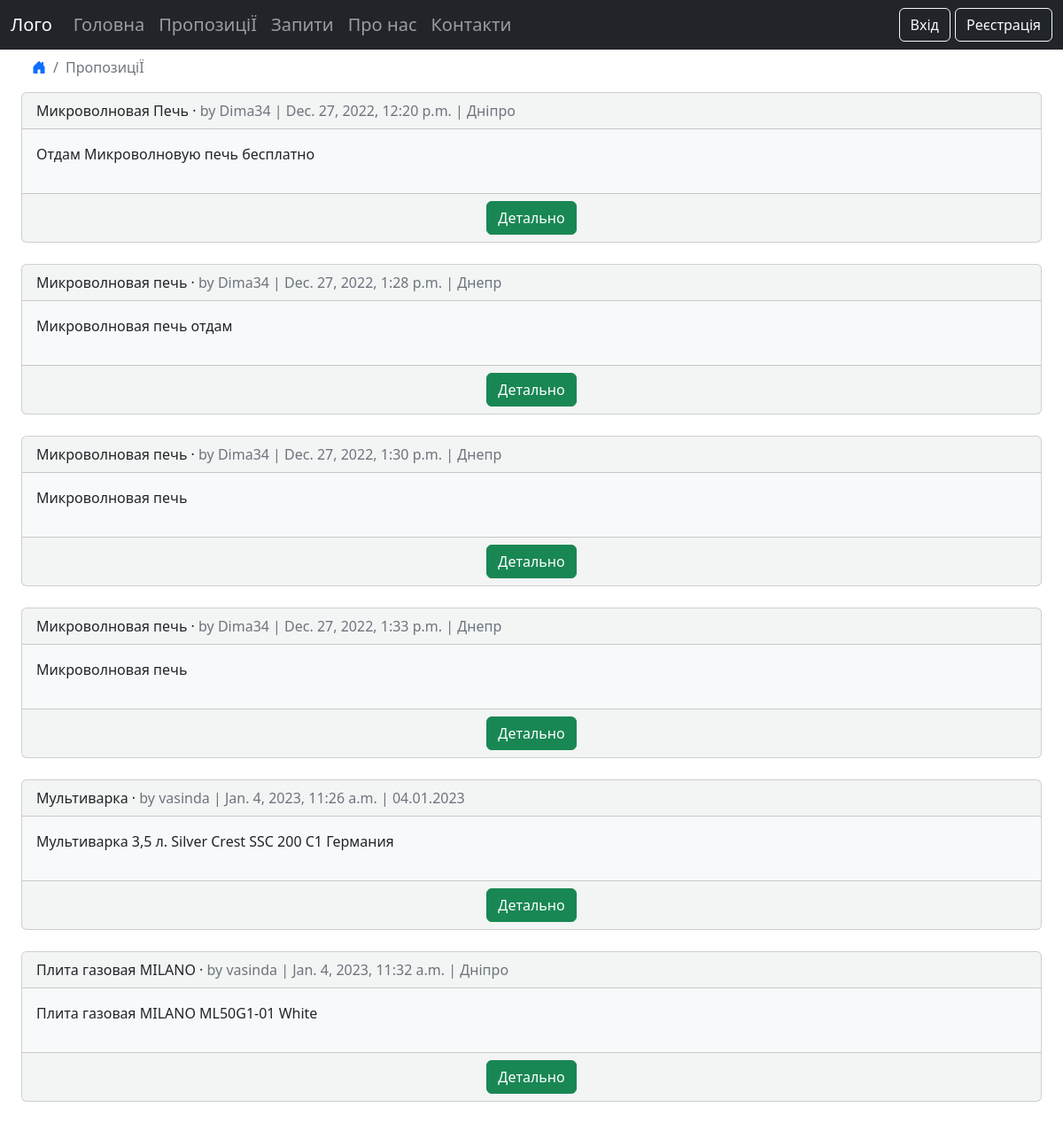
Page /offers/ on the earlier database version.
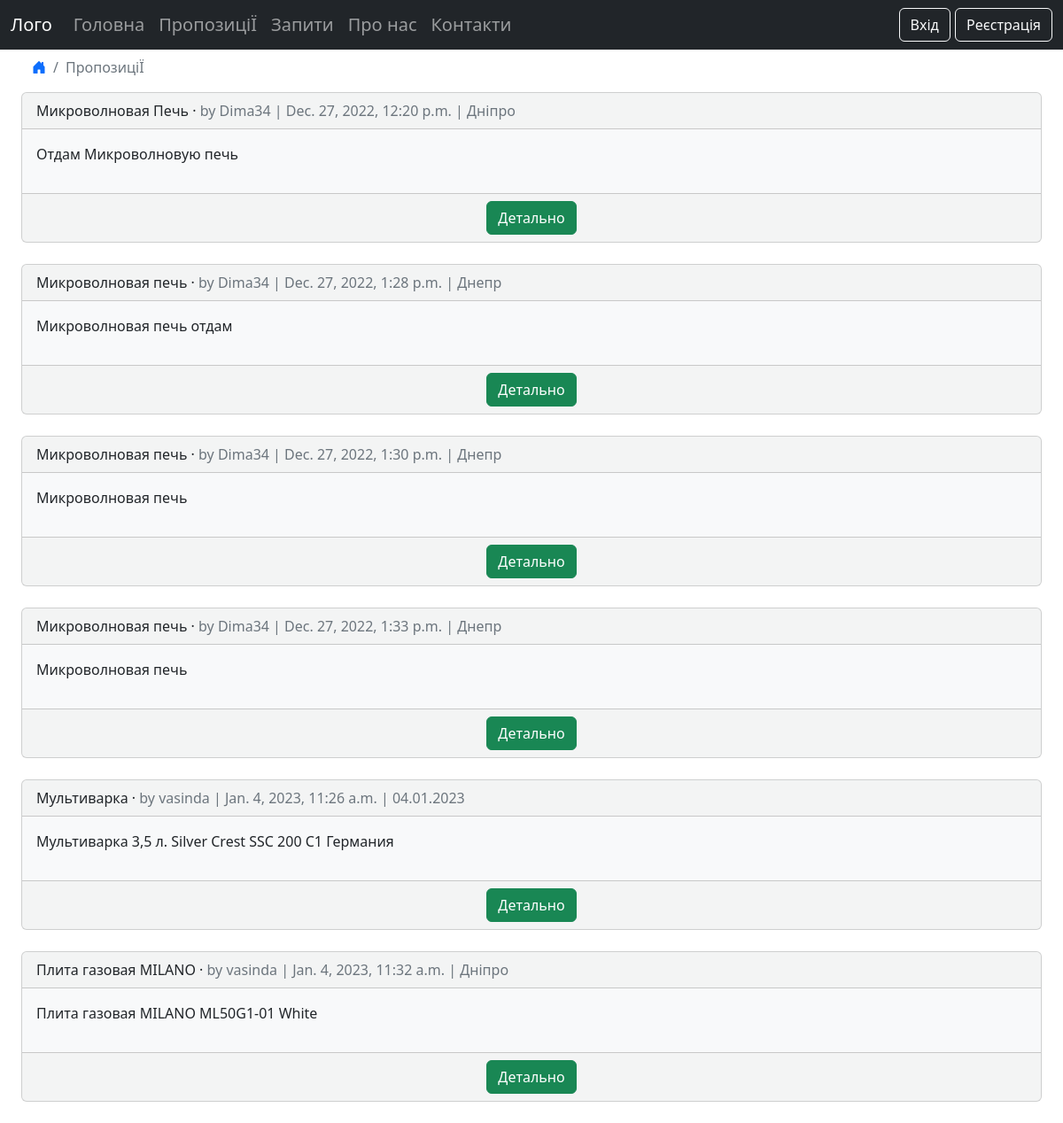
Same page on the later database version.
### offers/models.py (models this page shows, shortened)
class Offers(models.Model):
    title = models.CharField(max_length=255)
    body = models.TextField('Опис', max_length=255)
    url_image = models.URLField(blank=True)
    location = models.TextField(blank=True)
    date = models.DateTimeField(auto_now_add=True)
    author = models.ForeignKey(
        'accounts.CustomUser',
        on_delete=models.CASCADE,
    )

### accounts/models.py (models this page shows)
class CustomUser(AbstractUser):
    phone = models.CharField(max_length=15)

### offers/views.py (the view)
# urls.py: path("", OffersListView.as_view(), name="offers_list"),
class OffersListView(ListView):
    model = Offers
    template_name = "offers_list.html"

### templates/offers_list.html (shortened to what this page needs)
{% extends "base.html" %}
{% load crispy_forms_tags %}
{% block content %}
<ul class="breadcrumb ms-4">
    <li class="breadcrumb-item"><a href="{% url 'home' %}"><i class="bi bi-house-door-fill"></i></a></li>
    <li class="breadcrumb-item active">ПропозиціЇ</li>
</ul>
{% for offers in offers_list %}
<div class="container-fluid">
    <div class="card card-list bg-light bg-opacity-50">
        <div class="card-header">
            <span class="font-weight-bold">{{ offers.title }}</span> &middot;
            <span class="text-muted">by {{ offers.author }} |
                {{ offers.date }} | {{ offers.location }}</span>
        </div>
        <div class="card-body bg-light post-entry">
            <p>{{ offers.body }}</p>
        </div>
        <div class="card-footer text-center text-muted">
            <a class = "btn btn-success" href="{% url 'offers_detail' offers.pk %}">Детально</a>
        </div>
    </div>
</div>
{% endfor %}
{% endblock content %}

Differences in the rows shown:
changed Offers "Микроволновая Печь": body "Отдам Микроволновую печь бесплатно" → "Отдам Микроволновую печь"
